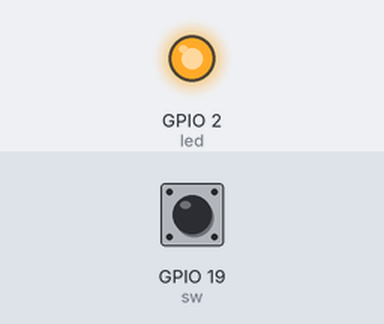
Recording of a program running on a simulated ESP32 board running MicroPython. Shown: output pins drawn as LEDs (lit = HIGH). The inputs (shaded band) are chosen by the test bench; at power-on: GPIO 19 (sw) HIGH. What the program prints to the serial console is not drawn.

Above: at 1.2 s.
1.3 s: GPIO 19 (sw) pulled LOW for 0.15 s
At 1.37 s:
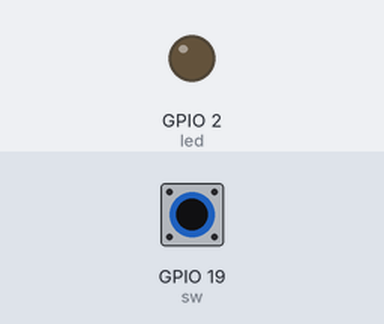
2.9 s: GPIO 19 (sw) pulled LOW for 3.2 s
At 7.2 s:
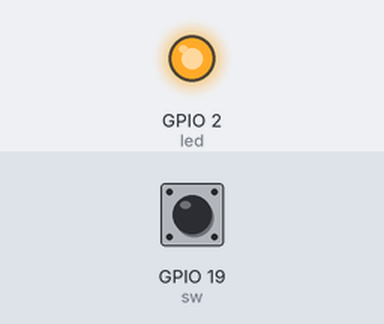
Timing chart, 0 to 8.7 s (numbered marks = the images above; inputs shaded):
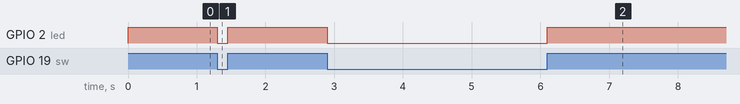

The program:

switch-led.py
```python
from machine import Pin

led = Pin(2, Pin.OUT)    # 設定 LED 接腳為 GPIO2 且為輸出
sw = Pin(19, Pin.IN, Pin.PULL_UP)      # 設定 按鈕 接腳為 GPIO0 且為輸入

while True:
    val = sw.value()     # 讀取按鈕狀態
    print(val)
    led.value(val)
```

Measured:
- after the input at 1.3 s, GPIO 2 (led): HIGH → LOW at once, → HIGH 0.15 s later
- after the input at 2.9 s, GPIO 2 (led): HIGH → LOW at once, → HIGH 3.2 s later
